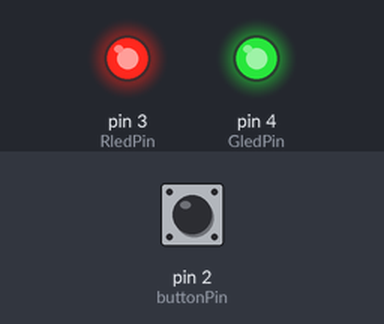
This sketch was run on a simulated Arduino Uno, built with avr-gcc and run on an emulated ATmega328P. On the bench: output pins drawn as LEDs (lit = HIGH). The inputs (shaded band) are chosen by the test bench; at power-on: pin 2 (buttonPin) LOW.

Above: at 1.2 s.
1.3 s: pin 2 (buttonPin) pulled HIGH for 1 s
At 3.3 s:
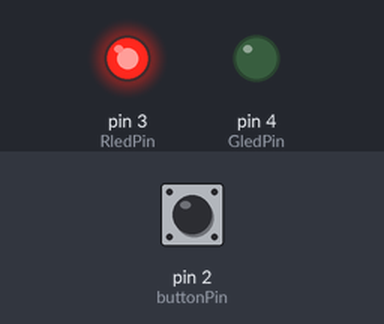
4.3 s: pin 2 (buttonPin) pulled HIGH for 0.15 s
At 5.3 s:
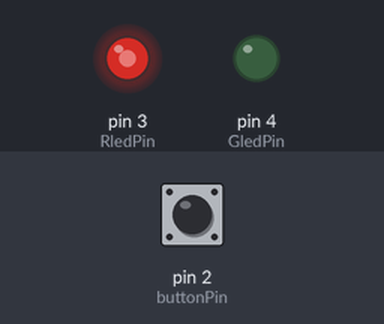
6.0 s: pin 2 (buttonPin) pulled HIGH for 0.15 s
At 6.5 s:
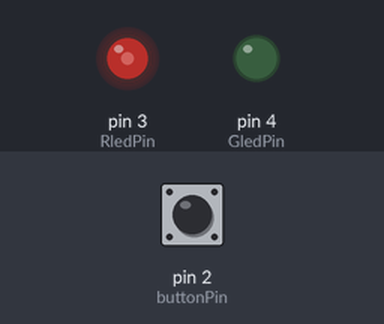
7.7 s: pin 2 (buttonPin) pulled HIGH for 3.2 s
At 8.65 s:
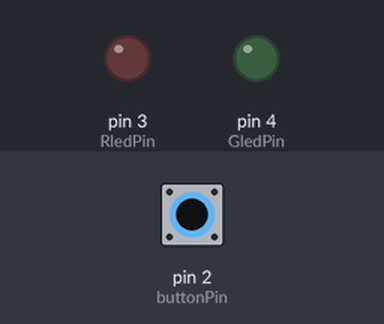
Timing chart, 0 to 12.4 s (numbered marks = the images above; inputs shaded):
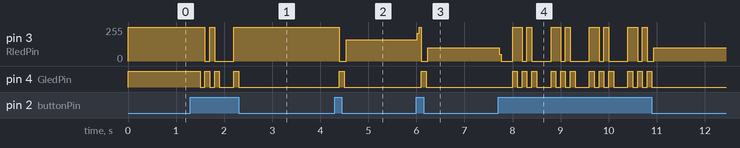

Measured:
- after the input at 1.3 s, pin 3 (RledPin): 255/255 → 0/255 after 0.30 s, → 255/255 0.10 s later, → 0/255 0.10 s later, → 255/255 0.40 s later; pin 4 (GledPin): goes LOW 0.10 s, HIGH 0.10 s, LOW 0.10 s, HIGH 0.10 s, LOW 0.30 s, HIGH 0.10 s, then LOW, starting after 0.20 s
- after the input at 4.3 s, pin 3 (RledPin): 255/255 → 0/255 after 0.10 s, → 161/255 0.14 s later; pin 4 (GledPin): LOW → HIGH after 0.10 s, → LOW 0.10 s later
- after the input at 6.0 s, pin 3 (RledPin): 161/255 → 0/255 at once, → 101/255 0.22 s later; pin 4 (GledPin): LOW → HIGH after 0.10 s, → LOW 0.10 s later
- after the input at 7.7 s, pin 4 (GledPin): LOW → HIGH after 0.30 s, then repeats every 0.80 s: 2 × (LOW 0.10 s, HIGH 0.10 s), LOW 0.30 s, HIGH 0.10 s, until it stays LOW from 10.9 s

The sketch:

sketch_oct1a.ino
```cpp
const int buttonPin = 2;
const int RledPin = 3;
const int GledPin = 4;
const int BledPin = 3;

int buttonState = 0;
int ledcolor = 0;

void setup() {
  pinMode(RledPin, OUTPUT);
  pinMode(GledPin, OUTPUT);
  pinMode(BledPin, OUTPUT);
  pinMode(buttonPin, INPUT);
}

void loop() {
  buttonState = digitalRead(buttonPin);

  if(buttonState == HIGH) {
    ledcolor = ledcolor + 1;
    delay(100);
  }
  if (ledcolor == 0){
    digitalWrite(RledPin, HIGH);
    digitalWrite(GledPin, HIGH);
    digitalWrite(BledPin, HIGH);
  }
  else if(ledcolor == 1){
    digitalWrite(RledPin, LOW);
    digitalWrite(GledPin, HIGH);
    digitalWrite(BledPin, HIGH);
  }
  else if(ledcolor == 2){
    digitalWrite(RledPin, HIGH);
    digitalWrite(GledPin, LOW);
    digitalWrite(BledPin, HIGH);
  }
  else if(ledcolor == 3){
    digitalWrite(RledPin, HIGH);
    digitalWrite(GledPin, HIGH);
    digitalWrite(BledPin, LOW);
  }
  else if(ledcolor == 4){
    digitalWrite(RledPin, LOW);
    digitalWrite(GledPin, LOW);
  digitalWrite(BledPin, HIGH);
  }
  else if(ledcolor == 5){
    digitalWrite(RledPin, LOW);
    digitalWrite(GledPin, HIGH);
    digitalWrite(BledPin, LOW);
  }
  else if(ledcolor == 6){
    digitalWrite(RledPin, HIGH);
    digitalWrite(GledPin, LOW);
    digitalWrite(BledPin, LOW);
  }
  else if(ledcolor == 7){
    digitalWrite(RledPin, LOW);
    digitalWrite(GledPin, LOW);
    digitalWrite(BledPin, LOW);
  }
  else if(ledcolor == 8){
    ledcolor = 0;
  }
}
```
